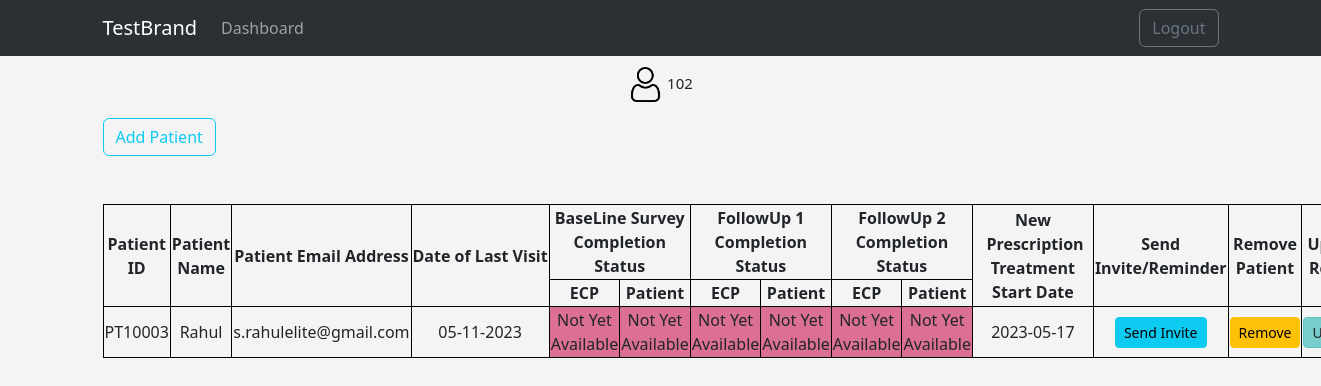
The page /patient/add (signed in) on the database its author committed.
### app.py (models this page shows)
class Physician(db.Model, UserMixin):
    id = db.Column(db.String(200), primary_key=True)
    pwd = db.Column(db.String(256), nullable=False)
    baseline_survey_completion_status = db.Column(db.String(256))
    baseline_survey_start_date = db.Column(db.Date)
    baseline_survey_completion_date = db.Column(db.Date)
    baseline_survey_wave_number = db.Column(db.Integer)
    followUp_one_survey_start_date = db.Column(db.Date)
    followUp_one_completion_status = db.Column(db.String(256))
    followUp_one_completion_date = db.Column(db.Date)
    followUp_one_wave_number = db.Column(db.Integer)
    followUp_two_survey_start_date = db.Column(db.Date)
    followUp_two_completion_status = db.Column(db.String(256))
    followUp_two_completion_date = db.Column(db.String(256))
    followUp_two_wave_number = db.Column(db.Integer)

class Patient(db.Model):
    id = db.Column(db.String(200), primary_key=True)
    name = db.Column(db.String(200), nullable=False)
    email = db.Column(db.String(200), nullable=False, unique=True)
    date_added = db.Column(db.Date, nullable=False, default=datetime.utcnow)
    last_visit_date = db.Column(db.String(200))
    physician_id = db.Column(db.String, db.ForeignKey('physician.id', ondelete='CASCADE'), nullable=False)
    physician_id_ref_link = db.relationship('Physician', backref='patient')
    active_inactive = db.Column(db.Boolean, default=True)
    last_invite_date = db.Column(db.Date, default=datetime.utcnow)
    number_of_invites = db.Column(db.Integer, default=0)
    invitation_sent = db.Column(db.Boolean, default=False)
    new_prescription_treatment_start_date = db.Column(db.String(20))
    baseline_survey_completion_status = db.Column(db.String(256))
    baseline_survey_start_date = db.Column(db.Date)
    baseline_survey_completion_date = db.Column(db.Date)
    baseline_survey_wave_number = db.Column(db.Integer)
    followUp_one_survey_start_date = db.Column(db.Date)
    followUp_one_completion_status = db.Column(db.String(256))
    followUp_one_completion_date = db.Column(db.Date)
    followUp_one_wave_number = db.Column(db.Integer)
    followUp_two_survey_start_date = db.Column(db.Date)
    followUp_two_completion_status = db.Column(db.String(256))
    followUp_two_completion_date = db.Column(db.Date)
    followUp_two_wave_number = db.Column(db.Integer)

### app.py (the view, shortened to what this page needs)
@app.route('/patient/add', methods=['GET', 'POST'])
@login_required
def add_patient():
    form = PatientForm()
    my_patients = Patient.query.filter_by(physician_id=current_user.id).order_by(Patient.active_inactive.desc(), Patient.id)
    my_ECP = Physician.query.filter_by(id=current_user.id)
    return render_template("add_patient.html",
                           form=form,
                           my_ECP=my_ECP,
                           my_patients=my_patients,
                           current_user=current_user
                           )

### app.py (called while the page is built)
@login_manager.user_loader
def load_user(user_id):
    return Physician.query.get(user_id)

@app.template_filter('datetimeformat')
def datetimeformat(value):
    x = value.split("-")
    x = str(x[1]) + "-" + str(x[2]) + "-" + str(x[0])
    value = datetime.strptime(x, "%m-%d-%Y")
    return value.strftime('%m-%d-%Y')

### templates/add_patient.html (shortened to what this page needs)
{% extends 'base.html' %}
{% block content %}
    {% if name %}
        <h1 >Hello {{name}}</h1>
    {% else %}
        <p style="text-align: center; margin-top: 1%;"><img style="width:35px;height:35px;" src="{{url_for('static', filename='images/user.png')}}"><span style="font-size:15px;">&nbsp;{{ current_user.id }}</span></p>
        <button class="btn btn-outline-info"  type="button" data-toggle="collapse" data-target="#patientform" aria-expanded="false" aria-controls="patientform">
            Add Patient
        </button>
        <br>
        <br>
        <br>
        <table  id="patientRecords">
            <tr>
                <th rowspan="2">Patient ID</th>
                <th rowspan="2">Patient Name</th>
                <th rowspan="2">Patient Email Address</th>
                <th rowspan="2" style="white-space: nowrap;">Date of Last Visit</th>
                <th colspan="2">BaseLine Survey Completion Status</th>
                <th colspan="2">FollowUp 1 Completion Status</th>
                <th colspan="2">FollowUp 2 Completion Status</th>
                <th rowspan="2" >New &nbsp;&nbsp;&nbsp;Prescription&nbsp;&nbsp; Treatment Start Date</th>
                <th rowspan="2">Send Invite/Reminder</th>
                <th rowspan="2">Remove Patient</th>
                <th rowspan="2">Update Record</th>
            </tr>
            <tr>
                <th>ECP</th>
                <th>Patient</th>
                <th>ECP</th>
                <th>Patient</th>
                <th>ECP</th>
                <th>Patient</th>
            </tr>
            {% for my_patient in my_patients %}
            <tr class="{{my_patient.active_inactive}}">
                <td>{{ my_patient.id }}</td>
                <td>{{ my_patient.name | title }}</td>
                <td>{{ my_patient.email | lower }}</td>
                <td>{{ my_patient.last_visit_date | datetimeformat  }}</td>
                {% if my_ECP.baseline_survey_completion_status %}
                    <td class="status">{{ my_ECP.baseline_survey_completion_status }}</td>
                {% else %}
                    <td class="status">Not Yet Available</td>
                {% endif %}
                {% if my_patient.baseline_survey_completion_status %}
                    <td class="status">{{ my_patient.baseline_survey_completion_status }}</td>
                {% else %}
                    <td class="status">Not Yet Available</td>
                {% endif %}
                {% if my_ECP.followUp_one_completion_status %}
                    <td class="status">{{ my_ECP.followUp_one_completion_status }}</td>
                {% else %}
                    <td class="status">Not Yet Available</td>
                {% endif %}
                {% if my_patient.followUp_one_completion_status %}
                    <td class="status">{{ my_patient.followUp_one_completion_status }}</td>
                {% else %}
                    <td class="status">Not Yet Available</td>
                {% endif %}
                {% if my_ECP.followUp_two_completion_status %}
                    <td class="status">{{ my_ECP.followUp_two_completion_status }}</td>
                {% else %}
                    <td class="status">Not Yet Available</td>
                {% endif %}
                {% if my_patient.followUp_two_completion_status %}
                    <td class="status">{{ my_patient.followUp_two_completion_status }}</td>
                {% else %}
                    <td class="status">Not Yet Available</td>
                {% endif %}
                <td>{{ my_patient.last_invite_date }}</td>
                {% if my_patient.active_inactive %}
                    <td>
                        <a href="{{ url_for('send_email', id=my_patient.id) }}">
                            {% if my_patient.invitation_sent %}
                                <button class="btn btn-sm btn-info" id="{{ my_patient.id }}" title="Total Invites = {{my_patient.number_of_invites}} and Last Invite = {{my_patient.last_invite_date }}">Send Reminder</button>
                            {% else %}
                                <button class="btn btn-sm btn-info" id="{{ my_patient.id }}" >Send Invite</button>
                            {% endif %}
                        </a>
                    </td>
                    <td>
                        <a href="{{ url_for('delete_user', id=my_patient.id) }}">
                            <button class="btn btn-sm btn-warning" id={{ my_patient.id }} >Remove</button>
                        </a>
                    </td>
                    <td>
                        <a href="{{ url_for('update_user', id=my_patient.id) }}">
                            <button class="btn btn-sm btn-primary" id={{ my_patient.id }} >Update</button>
                        </a>
                    </td>
                {% endif %}
            </tr>
            {% endfor %}
        </table>
    {% endif %}
{% endblock %}

### static/css/styles.css (style rules this page uses)
body { background: #f4f4f4; overflow: visible; }
table, td, tr, th { border:1px solid black; border-collapse: collapse; word-wrap: normal; text-align: center; }
.otherstatus { background-color:palevioletred; }
.btn-primary { color: #212529; background-color: #7cc; border-color: #5bc2c2 }

### rows shown on the page
Physician: id "102"
Patient: id "PT10003", name "Rahul", email "s.rahulelite@gmail.com", last_visit_date "05-11-2023", shows "Not Yet Available", last_invite_date "2023-05-17"
